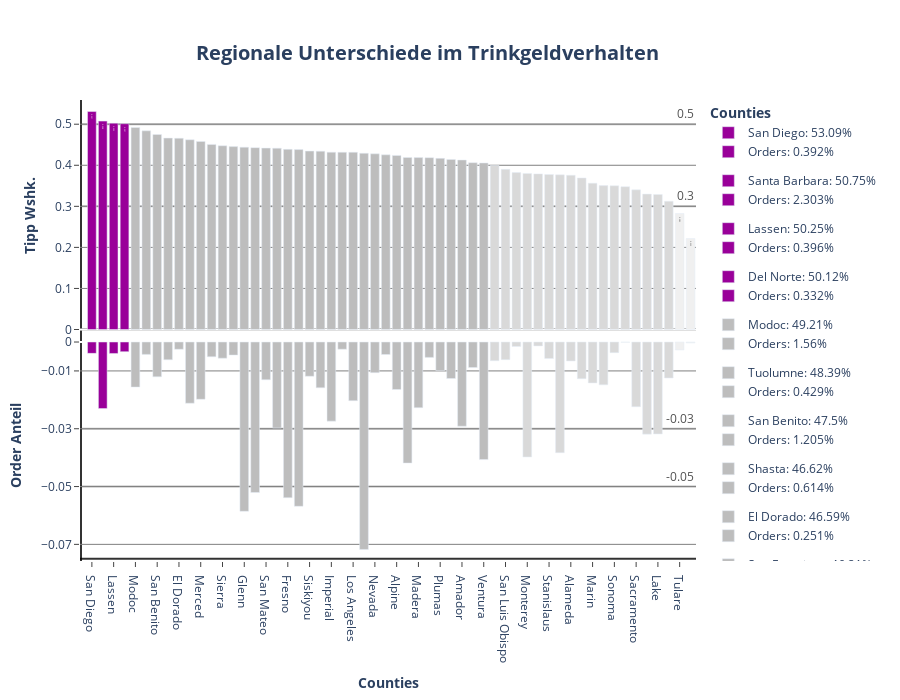

This figure's notebook cell:
### Code cell
fig1 = make_subplots(cols= 1, rows= 2, shared_xaxes= True, shared_yaxes= False, vertical_spacing= 0)

for county in df_county_tip2.county:

 if df_county_tip2[df_county_tip2.county == county].tip.values >= 0.5:
  color = px.colors.qualitative.G10[4]
  text= df_county_tip2.loc[df_county_tip2.county == county].tip.values.round(3)

  fig1.add_trace(
   go.Bar(
    x= df_county_tip2.loc[df_county_tip2.county == county].county,
    y= df_county_tip2.loc[df_county_tip2.county == county].tip,
    name= f"{county}: {(df_county_tip2.loc[df_county_tip2.county == county].tip.values[0] * 100).round(2)}%",
    showlegend= True,
    marker= dict(color= color),
    width= 0.8,
    text= text,
    base= 0,
    legendgroup= f"{county}" 
   ),
   col= 1,
   row= 1
  )

  fig1.add_trace(
   go.Bar(
    x= df_county_tip2.loc[df_county_tip2.county == county].county,
    y= df_county_tip2.loc[df_county_tip2.county == county].orders,
    name= f"Orders: {(df_county_tip2.loc[df_county_tip2.county == county].orders.values[0] * 100).round(3)}%",
    base = -df_county_tip2.loc[df_county_tip2.county == county].orders,
    showlegend= True,
    marker= dict(color= color),
    width= 0.8,
    legendgroup= f"{county}"
   ),
   col= 1,
   row= 2
  )

 elif 0.4 < df_county_tip2.loc[df_county_tip2.county == county].tip.values < 0.5:
  color= px.colors.sequential.Greys[3]

  fig1.add_trace(
   go.Bar(
    x= df_county_tip2.loc[df_county_tip2.county == county].county,
    y= df_county_tip2.loc[df_county_tip2.county == county].tip,
    name= f"{county}: {(df_county_tip2.loc[df_county_tip2.county == county].tip.values[0] * 100).round(2)}%",
    showlegend= True,
    marker= dict(color= color),
    width= 0.8,
    base= 0,
    legendgroup= f"{county}"
   ),
   col= 1,
   row= 1
  )

  fig1.add_trace(
   go.Bar(
    x= df_county_tip2.loc[df_county_tip2.county == county].county,
    y= df_county_tip2.loc[df_county_tip2.county == county].orders,
    name= f"Orders: {(df_county_tip2.loc[df_county_tip2.county == county].orders.values[0] * 100).round(3)}%",
    base = -df_county_tip2.loc[df_county_tip2.county == county].orders,
    showlegend= True,
    marker= dict(color= color),
    width= 0.8,
    legendgroup= f"{county}"
   ),
   col= 1,
   row= 2
  )

 elif 0.3 < df_county_tip2.loc[df_county_tip2.county == county].tip.values < 0.4:
  color= px.colors.sequential.Greys[2]

  fig1.add_trace(
   go.Bar(
    x= df_county_tip2.loc[df_county_tip2.county == county].county,
    y= df_county_tip2.loc[df_county_tip2.county == county].tip,
    name= f"{county}: {(df_county_tip2.loc[df_county_tip2.county == county].tip.values[0] * 100).round(2)}%",
    showlegend= True,
    marker= dict(color= color),
    width= 0.8,
    base= 0,
    legendgroup= f"{county}"
   ),
   col= 1,
   row= 1
  )

  fig1.add_trace(
   go.Bar(
    x= df_county_tip2.loc[df_county_tip2.county == county].county,
    y= df_county_tip2.loc[df_county_tip2.county == county].orders,
    name= f"Orders: {(df_county_tip2.loc[df_county_tip2.county == county].orders.values[0] * 100).round(3)}%",
    base = -df_county_tip2.loc[df_county_tip2.county == county].orders,
    showlegend= True,
    marker= dict(color= color),
    width= 0.8,
    legendgroup= f"{county}"
   ),
   col= 1,
   row= 2
  )

 elif 0.2 < df_county_tip2.loc[df_county_tip2.county == county].tip.values < 0.3:
  color= px.colors.sequential.Greys[1]
  text= df_county_tip2.loc[df_county_tip2.county == county].tip.values.round(3)

  fig1.add_trace(
   go.Bar(
    x= df_county_tip2.loc[df_county_tip2.county == county].county,
    y= df_county_tip2.loc[df_county_tip2.county == county].tip,
    name= f"{county}: {(df_county_tip2.loc[df_county_tip2.county == county].tip.values[0] * 100).round(2)}%",
    showlegend= True,
    marker= dict(color= color),
    width= 0.8,
    text= text,
    base= 0,
    legendgroup= f"{county}"
   ),
   col= 1,
   row= 1
  )

  fig1.add_trace(
   go.Bar(
    x= df_county_tip2.loc[df_county_tip2.county == county].county,
    y= df_county_tip2.loc[df_county_tip2.county == county].orders,
    name= f"Orders: {(df_county_tip2.loc[df_county_tip2.county == county].orders.values[0] * 100).round(3)}%",
    base = -df_county_tip2.loc[df_county_tip2.county == county].orders,
    showlegend= True,
    marker= dict(color= color),
    width= 0.8,
    legendgroup= f"{county}"
   ),
   col= 1,
   row= 2
  )

fig1.add_hline(
 y= 0.5,
 opacity= 0.3,
 line_dash= "solid",
 annotation_text= 0.5,
 annotation_position= "top right",
 line_color= px.colors.sequential.Greys[7],
 annotation_font_color= px.colors.sequential.Greys[7],
 annotation_font_size= 12,
 layer= "below",
 col= 1,
 row= 1
)

fig1.add_hline(
 y= 0.3,
 opacity= 0.3,
 line_dash= "solid",
 annotation_text= 0.3,
 annotation_position= "top right",
 line_color= px.colors.sequential.Greys[7],
 annotation_font_color= px.colors.sequential.Greys[7],
 annotation_font_size= 12,
 layer= "below",
 col= 1,
 row= 1
)

fig1.add_hline(
 y= -0.05,
 opacity= 0.3,
 line_dash= "solid",
 annotation_text= -0.05,
 annotation_position= "top right",
 line_color= px.colors.sequential.Greys[7],
 annotation_font_color= px.colors.sequential.Greys[7],
 annotation_font_size= 12,
 layer= "below",
 col= 1,
 row= 2
)

fig1.add_hline(
 y= -0.03,
 opacity= 0.3,
 line_dash= "solid",
 annotation_text= -0.03,
 annotation_position= "top right",
 line_color= px.colors.sequential.Greys[7],
 annotation_font_color= px.colors.sequential.Greys[7],
 annotation_font_size= 12,
 layer= "below",
 col= 1,
 row= 2
)

fig1.add_hline(
 y= 0,
 opacity= 1,
 line_dash= "solid",
 line_color= "black",
 layer= "below",
 col= 1,
 row= 1
)

fig1.add_hline(
 y= 0,
 opacity= 0.8,
 line_dash= "solid",
 line_color= "black",
 layer= "below",
 col= 1,
 row= 2
)

fig1.add_vline(
 x= -1,
 opacity= 0.8,
 line_dash= "solid",
 line_color= "black",
 layer= "below",
 col= 1,
 row= 2
)

fig1.add_vline(
 x= -1,
 opacity= 0.8,
 line_dash= "solid",
 line_color= "black",
 layer= "below",
 col= 1,
 row= 1
)

fig1.add_hline(
 y= -0.075,
 opacity= 0.8,
 line_dash= "solid",
 line_color= "black",
 layer= "below",
 col= 1,
 row= 2
)

fig1.update_annotations(opacity= 0.8)
fig1.update_layout(title= dict(text= "<b>Regionale Unterschiede im Trinkgeldverhalten</b>", font_size= 20, xanchor= "center", yanchor= "top", y=0.935, x=0.475), legend_title_text = "<b>Counties</b>", height= 700)
fig1.update_xaxes(title_text="<b>Counties</b>", ticks= "outside", col= 1, row= 2, showline= True)
fig1.update_xaxes(showline= False, col= 1, row= 1)
fig1.update_yaxes(title_text="<b>Tipp Wshk.</b>", ticks= "outside", showgrid= True, gridcolor= "grey", col= 1, row= 1, tickvals= [0, 0.1, 0.2, 0.3, 0.4, 0.5], showline= False)
fig1.update_yaxes(title_text="<b>Order Anteil</b>", ticks= "outside", showgrid= True, gridcolor= "grey", col= 1, row= 2, tickvals= [0, -0.01, -0.03, -0.05, -0.07])
fig1.update_layout(plot_bgcolor= "white", xaxis= dict(linecolor= "black"), yaxis= dict(linecolor= "black"))
fig1.show()

### Figure 1 — Plotly figure (JSON) as saved in the notebook; plotly's stock layout.template omitted (floating-point values rounded to 4 significant figures)
{"data": [{"base": 0, "legendgroup": "San Diego", "marker": {"color": "#990099"}, "name": "San Diego: 53.09%", "showlegend": true, "text": [0.531], "type": "bar", "width": 0.8, "x": ["San Diego"], "xaxis": "x", "y": [0.5309], "yaxis": "y"}, {"base": [-0.00392], "legendgroup": "San Diego", "marker": {"color": "#990099"}, "name": "Orders: 0.392%", "showlegend": true, "type": "bar", "width": 0.8, "x": ["San Diego"], "xaxis": "x2", "y": [0.00392], "yaxis": "y2"}, {"base": 0, "legendgroup": "Santa Barbara", "marker": {"color": "#990099"}, "name": "Santa Barbara: 50.75%", "showlegend": true, "text": [0.508], "type": "bar", "width": 0.8, "x": ["Santa Barbara"], "xaxis": "x", "y": [0.5075], "yaxis": "y"}, {"base": [-0.02303], "legendgroup": "Santa Barbara", "marker": {"color": "#990099"}, "name": "Orders: 2.303%", "showlegend": true, "type": "bar", "width": 0.8, "x": ["Santa Barbara"], "xaxis": "x2", "y": [0.02303], "yaxis": "y2"}, {"base": 0, "legendgroup": "Lassen", "marker": {"color": "#990099"}, "name": "Lassen: 50.25%", "showlegend": true, "text": [0.502], "type": "bar", "width": 0.8, "x": ["Lassen"], "xaxis": "x", "y": [0.5025], "yaxis": "y"}, {"base": [-0.003964], "legendgroup": "Lassen", "marker": {"color": "#990099"}, "name": "Orders: 0.396%", "showlegend": true, "type": "bar", "width": 0.8, "x": ["Lassen"], "xaxis": "x2", "y": [0.003964], "yaxis": "y2"}, {"base": 0, "legendgroup": "Del Norte", "marker": {"color": "#990099"}, "name": "Del Norte: 50.12%", "showlegend": true, "text": [0.501], "type": "bar", "width": 0.8, "x": ["Del Norte"], "xaxis": "x", "y": [0.5012], "yaxis": "y"}, {"base": [-0.003323], "legendgroup": "Del Norte", "marker": {"color": "#990099"}, "name": "Orders: 0.332%", "showlegend": true, "type": "bar", "width": 0.8, "x": ["Del Norte"], "xaxis": "x2", "y": [0.003323], "yaxis": "y2"}, {"base": 0, "legendgroup": "Modoc", "marker": {"color": "rgb(189,189,189)"}, "name": "Modoc: 49.21%", "showlegend": true, "type": "bar", "width": 0.8, "x": ["Modoc"], "xaxis": "x", "y": [0.4921], "yaxis": "y"}, {"base": [-0.0156], "legendgroup": "Modoc", "marker": {"color": "rgb(189,189,189)"}, "name": "Orders: 1.56%", "showlegend": true, "type": "bar", "width": 0.8, "x": ["Modoc"], "xaxis": "x2", "y": [0.0156], "yaxis": "y2"}, {"base": 0, "legendgroup": "Tuolumne", "marker": {"color": "rgb(189,189,189)"}, "name": "Tuolumne: 48.39%", "showlegend": true, "type": "bar", "width": 0.8, "x": ["Tuolumne"], "xaxis": "x", "y": [0.4839], "yaxis": "y"}, {"base": [-0.004287], "legendgroup": "Tuolumne", "marker": {"color": "rgb(189,189,189)"}, "name": "Orders: 0.429%", "showlegend": true, "type": "bar", "width": 0.8, "x": ["Tuolumne"], "xaxis": "x2", "y": [0.004287], "yaxis": "y2"}, {"base": 0, "legendgroup": "San Benito", "marker": {"color": "rgb(189,189,189)"}, "name": "San Benito: 47.5%", "showlegend": true, "type": "bar", "width": 0.8, "x": ["San Benito"], "xaxis": "x", "y": [0.475], "yaxis": "y"}, {"base": [-0.01205], "legendgroup": "San Benito", "marker": {"color": "rgb(189,189,189)"}, "name": "Orders: 1.205%", "showlegend": true, "type": "bar", "width": 0.8, "x": ["San Benito"], "xaxis": "x2", "y": [0.01205], "yaxis": "y2"}, {"base": 0, "legendgroup": "Shasta", "marker": {"color": "rgb(189,189,189)"}, "name": "Shasta: 46.62%", "showlegend": true, "type": "bar", "width": 0.8, "x": ["Shasta"], "xaxis": "x", "y": [0.4662], "yaxis": "y"}, {"base": [-0.006143], "legendgroup": "Shasta", "marker": {"color": "rgb(189,189,189)"}, "name": "Orders: 0.614%", "showlegend": true, "type": "bar", "width": 0.8, "x": ["Shasta"], "xaxis": "x2", "y": [0.006143], "yaxis": "y2"}, {"base": 0, "legendgroup": "El Dorado", "marker": {"color": "rgb(189,189,189)"}, "name": "El Dorado: 46.59%", "showlegend": true, "type": "bar", "width": 0.8, "x": ["El Dorado"], "xaxis": "x", "y": [0.4659], "yaxis": "y"}, {"base": [-0.002511], "legendgroup": "El Dorado", "marker": {"color": "rgb(189,189,189)"}, "name": "Orders: 0.251%", "showlegend": true, "type": "bar", "width": 0.8, "x": ["El Dorado"], "xaxis": "x2", "y": [0.002511], "yaxis": "y2"}, {"base": 0, "legendgroup": "San Francisco", "marker": {"color": "rgb(189,189,189)"}, "name": "San Francisco: 46.21%", "showlegend": true, "type": "bar", "width": 0.8, "x": ["San Francisco"], "xaxis": "x", "y": [0.4621], "yaxis": "y"}, {"base": [-0.02117], "legendgroup": "San Francisco", "marker": {"color": "rgb(189,189,189)"}, "name": "Orders: 2.117%", "showlegend": true, "type": "bar", "width": 0.8, "x": ["San Francisco"], "xaxis": "x2", "y": [0.02117], "yaxis": "y2"}, {"base": 0, "legendgroup": "Merced", "marker": {"color": "rgb(189,189,189)"}, "name": "Merced: 45.79%", "showlegend": true, "type": "bar", "width": 0.8, "x": ["Merced"], "xaxis": "x", "y": [0.4579], "yaxis": "y"}, {"base": [-0.01982], "legendgroup": "Merced", "marker": {"color": "rgb(189,189,189)"}, "name": "Orders: 1.982%", "showlegend": true, "type": "bar", "width": 0.8, "x": ["Merced"], "xaxis": "x2", "y": [0.01982], "yaxis": "y2"}, {"base": 0, "legendgroup": "Kings", "marker": {"color": "rgb(189,189,189)"}, "name": "Kings: 45.09%", "showlegend": true, "type": "bar", "width": 0.8, "x": ["Kings"], "xaxis": "x", "y": [0.4509], "yaxis": "y"}, {"base": [-0.005098], "legendgroup": "Kings", "marker": {"color": "rgb(189,189,189)"}, "name": "Orders: 0.51%", "showlegend": true, "type": "bar", "width": 0.8, "x": ["Kings"], "xaxis": "x2", "y": [0.005098], "yaxis": "y2"}, {"base": 0, "legendgroup": "Sierra", "marker": {"color": "rgb(189,189,189)"}, "name": "Sierra: 44.75%", "showlegend": true, "type": "bar", "width": 0.8, "x": ["Sierra"], "xaxis": "x", "y": [0.4475], "yaxis": "y"}, {"base": [-0.0056], "legendgroup": "Sierra", "marker": {"color": "rgb(189,189,189)"}, "name": "Orders: 0.56%", "showlegend": true, "type": "bar", "width": 0.8, "x": ["Sierra"], "xaxis": "x2", "y": [0.0056], "yaxis": "y2"}, {"base": 0, "legendgroup": "Mono", "marker": {"color": "rgb(189,189,189)"}, "name": "Mono: 44.55%", "showlegend": true, "type": "bar", "width": 0.8, "x": ["Mono"], "xaxis": "x", "y": [0.4455], "yaxis": "y"}, {"base": [-0.004531], "legendgroup": "Mono", "marker": {"color": "rgb(189,189,189)"}, "name": "Orders: 0.453%", "showlegend": true, "type": "bar", "width": 0.8, "x": ["Mono"], "xaxis": "x2", "y": [0.004531], "yaxis": "y2"}, {"base": 0, "legendgroup": "Glenn", "marker": {"color": "rgb(189,189,189)"}, "name": "Glenn: 44.4%", "showlegend": true, "type": "bar", "width": 0.8, "x": ["Glenn"], "xaxis": "x", "y": [0.444], "yaxis": "y"}, {"base": [-0.05856], "legendgroup": "Glenn", "marker": {"color": "rgb(189,189,189)"}, "name": "Orders: 5.856%", "showlegend": true, "type": "bar", "width": 0.8, "x": ["Glenn"], "xaxis": "x2", "y": [0.05856], "yaxis": "y2"}, {"base": 0, "legendgroup": "Kern", "marker": {"color": "rgb(189,189,189)"}, "name": "Kern: 44.29%", "showlegend": true, "type": "bar", "width": 0.8, "x": ["Kern"], "xaxis": "x", "y": [0.4429], "yaxis": "y"}, {"base": [-0.05207], "legendgroup": "Kern", "marker": {"color": "rgb(189,189,189)"}, "name": "Orders: 5.207%", "showlegend": true, "type": "bar", "width": 0.8, "x": ["Kern"], "xaxis": "x2", "y": [0.05207], "yaxis": "y2"}, {"base": 0, "legendgroup": "San Mateo", "marker": {"color": "rgb(189,189,189)"}, "name": "San Mateo: 44.18%", "showlegend": true, "type": "bar", "width": 0.8, "x": ["San Mateo"], "xaxis": "x", "y": [0.4418], "yaxis": "y"}, {"base": [-0.01306], "legendgroup": "San Mateo", "marker": {"color": "rgb(189,189,189)"}, "name": "Orders: 1.306%", "showlegend": true, "type": "bar", "width": 0.8, "x": ["San Mateo"], "xaxis": "x2", "y": [0.01306], "yaxis": "y2"}, {"base": 0, "legendgroup": "Yuba", "marker": {"color": "rgb(189,189,189)"}, "name": "Yuba: 44.16%", "showlegend": true, "type": "bar", "width": 0.8, "x": ["Yuba"], "xaxis": "x", "y": [0.4416], "yaxis": "y"}, {"base": [-0.02974], "legendgroup": "Yuba", "marker": {"color": "rgb(189,189,189)"}, "name": "Orders: 2.974%", "showlegend": true, "type": "bar", "width": 0.8, "x": ["Yuba"], "xaxis": "x2", "y": [0.02974], "yaxis": "y2"}, {"base": 0, "legendgroup": "Fresno", "marker": {"color": "rgb(189,189,189)"}, "name": "Fresno: 43.88%", "showlegend": true, "type": "bar", "width": 0.8, "x": ["Fresno"], "xaxis": "x", "y": [0.4388], "yaxis": "y"}, {"base": [-0.05385], "legendgroup": "Fresno", "marker": {"color": "rgb(189,189,189)"}, "name": "Orders: 5.385%", "showlegend": true, "type": "bar", "width": 0.8, "x": ["Fresno"], "xaxis": "x2", "y": [0.05385], "yaxis": "y2"}, {"base": 0, "legendgroup": "Orange", "marker": {"color": "rgb(189,189,189)"}, "name": "Orange: 43.82%", "showlegend": true, "type": "bar", "width": 0.8, "x": ["Orange"], "xaxis": "x", "y": [0.4382], "yaxis": "y"}, {"base": [-0.05684], "legendgroup": "Orange", "marker": {"color": "rgb(189,189,189)"}, "name": "Orders: 5.684%", "showlegend": true, "type": "bar", "width": 0.8, "x": ["Orange"], "xaxis": "x2", "y": [0.05684], "yaxis": "y2"}, {"base": 0, "legendgroup": "Siskiyou", "marker": {"color": "rgb(189,189,189)"}, "name": "Siskiyou: 43.45%", "showlegend": true, "type": "bar", "width": 0.8, "x": ["Siskiyou"], "xaxis": "x", "y": [0.4345], "yaxis": "y"}, {"base": [-0.01185], "legendgroup": "Siskiyou", "marker": {"color": "rgb(189,189,189)"}, "name": "Orders: 1.185%", "showlegend": true, "type": "bar", "width": 0.8, "x": ["Siskiyou"], "xaxis": "x2", "y": [0.01185], "yaxis": "y2"}, {"base": 0, "legendgroup": "Santa Clara", "marker": {"color": "rgb(189,189,189)"}, "name": "Santa Clara: 43.43%", "showlegend": true, "type": "bar", "width": 0.8, "x": ["Santa Clara"], "xaxis": "x", "y": [0.4343], "yaxis": "y"}, {"base": [-0.01584], "legendgroup": "Santa Clara", "marker": {"color": "rgb(189,189,189)"}, "name": "Orders: 1.584%", "showlegend": true, "type": "bar", "width": 0.8, "x": ["Santa Clara"], "xaxis": "x2", "y": [0.01584], "yaxis": "y2"}, {"base": 0, "legendgroup": "Imperial", "marker": {"color": "rgb(189,189,189)"}, "name": "Imperial: 43.19%", "showlegend": true, "type": "bar", "width": 0.8, "x": ["Imperial"], "xaxis": "x", "y": [0.4319], "yaxis": "y"}, {"base": [-0.02737], "legendgroup": "Imperial", "marker": {"color": "rgb(189,189,189)"}, "name": "Orders: 2.737%", "showlegend": true, "type": "bar", "width": 0.8, "x": ["Imperial"], "xaxis": "x2", "y": [0.02737], "yaxis": "y2"}, {"base": 0, "legendgroup": "Humboldt", "marker": {"color": "rgb(189,189,189)"}, "name": "Humboldt: 43.17%", "showlegend": true, "type": "bar", "width": 0.8, "x": ["Humboldt"], "xaxis": "x", "y": [0.4317], "yaxis": "y"}, {"base": [-0.002496], "legendgroup": "Humboldt", "marker": {"color": "rgb(189,189,189)"}, "name": "Orders: 0.25%", "showlegend": true, "type": "bar", "width": 0.8, "x": ["Humboldt"], "xaxis": "x2", "y": [0.002496], "yaxis": "y2"}, {"base": 0, "legendgroup": "Los Angeles", "marker": {"color": "rgb(189,189,189)"}, "name": "Los Angeles: 43.16%", "showlegend": true, "type": "bar", "width": 0.8, "x": ["Los Angeles"], "xaxis": "x", "y": [0.4316], "yaxis": "y"}, {"base": [-0.02028], "legendgroup": "Los Angeles", "marker": {"color": "rgb(189,189,189)"}, "name": "Orders: 2.028%", "showlegend": true, "type": "bar", "width": 0.8, "x": ["Los Angeles"], "xaxis": "x2", "y": [0.02028], "yaxis": "y2"}, {"base": 0, "legendgroup": "Calaveras", "marker": {"color": "rgb(189,189,189)"}, "name": "Calaveras: 42.92%", "showlegend": true, "type": "bar", "width": 0.8, "x": ["Calaveras"], "xaxis": "x", "y": [0.4292], "yaxis": "y"}, {"base": [-0.07177], "legendgroup": "Calaveras", "marker": {"color": "rgb(189,189,189)"}, "name": "Orders: 7.177%", "showlegend": true, "type": "bar", "width": 0.8, "x": ["Calaveras"], "xaxis": "x2", "y": [0.07177], "yaxis": "y2"}, {"base": 0, "legendgroup": "Nevada", "marker": {"color": "rgb(189,189,189)"}, "name": "Nevada: 42.78%", "showlegend": true, "type": "bar", "width": 0.8, "x": ["Nevada"], "xaxis": "x", "y": [0.4278], "yaxis": "y"}, {"base": [-0.01061], "legendgroup": "Nevada", "marker": {"color": "rgb(189,189,189)"}, "name": "Orders: 1.061%", "showlegend": true, "type": "bar", "width": 0.8, "x": ["Nevada"], "xaxis": "x2", "y": [0.01061], "yaxis": "y2"}, {"base": 0, "legendgroup": "Napa", "marker": {"color": "rgb(189,189,189)"}, "name": "Napa: 42.54%", "showlegend": true, "type": "bar", "width": 0.8, "x": ["Napa"], "xaxis": "x", "y": [0.4254], "yaxis": "y"}, {"base": [-0.00433], "legendgroup": "Napa", "marker": {"color": "rgb(189,189,189)"}, "name": "Orders: 0.433%", "showlegend": true, "type": "bar", "width": 0.8, "x": ["Napa"], "xaxis": "x2", "y": [0.00433], "yaxis": "y2"}, {"base": 0, "legendgroup": "Alpine", "marker": {"color": "rgb(189,189,189)"}, "name": "Alpine: 42.4%", "showlegend": true, "type": "bar", "width": 0.8, "x": ["Alpine"], "xaxis": "x", "y": [0.424], "yaxis": "y"}, {"base": [-0.01643], "legendgroup": "Alpine", "marker": {"color": "rgb(189,189,189)"}, "name": "Orders: 1.643%", "showlegend": true, "type": "bar", "width": 0.8, "x": ["Alpine"], "xaxis": "x2", "y": [0.01643], "yaxis": "y2"}, {"base": 0, "legendgroup": "Sutter", "marker": {"color": "rgb(189,189,189)"}, "name": "Sutter: 41.9%", "showlegend": true, "type": "bar", "width": 0.8, "x": ["Sutter"], "xaxis": "x", "y": [0.419], "yaxis": "y"}, {"base": [-0.04188], "legendgroup": "Sutter", "marker": {"color": "rgb(189,189,189)"}, "name": "Orders: 4.188%", "showlegend": true, "type": "bar", "width": 0.8, "x": ["Sutter"], "xaxis": "x2", "y": [0.04188], "yaxis": "y2"}, {"base": 0, "legendgroup": "Madera", "marker": {"color": "rgb(189,189,189)"}, "name": "Madera: 41.88%", "showlegend": true, "type": "bar", "width": 0.8, "x": ["Madera"], "xaxis": "x", "y": [0.4188], "yaxis": "y"}, {"base": [-0.02272], "legendgroup": "Madera", "marker": {"color": "rgb(189,189,189)"}, "name": "Orders: 2.272%", "showlegend": true, "type": "bar", "width": 0.8, "x": ["Madera"], "xaxis": "x2", "y": [0.02272], "yaxis": "y2"}, {"base": 0, "legendgroup": "Solano", "marker": {"color": "rgb(189,189,189)"}, "name": "Solano: 41.84%", "showlegend": true, "type": "bar", "width": 0.8, "x": ["Solano"], "xaxis": "x", "y": [0.4184], "yaxis": "y"}, {"base": [-0.005324], "legendgroup": "Solano", "marker": {"color": "rgb(189,189,189)"}, "name": "Orders: 0.532%", "showlegend": true, "type": "bar", "width": 0.8, "x": ["Solano"], "xaxis": "x2", "y": [0.005324], "yaxis": "y2"}, {"base": 0, "legendgroup": "Plumas", "marker": {"color": "rgb(189,189,189)"}, "name": "Plumas: 41.68%", "showlegend": true, "type": "bar", "width": 0.8, "x": ["Plumas"], "xaxis": "x", "y": [0.4168], "yaxis": "y"}, {"base": [-0.009911], "legendgroup": "Plumas", "marker": {"color": "rgb(189,189,189)"}, "name": "Orders: 0.991%", "showlegend": true, "type": "bar", "width": 0.8, "x": ["Plumas"], "xaxis": "x2", "y": [0.009911], "yaxis": "y2"}, {"base": 0, "legendgroup": "Contra Costa", "marker": {"color": "rgb(189,189,189)"}, "name": "Contra Costa: 41.41%", "showlegend": true, "type": "bar", "width": 0.8, "x": ["Contra Costa"], "xaxis": "x", "y": [0.4141], "yaxis": "y"}, {"base": [-0.01263], "legendgroup": "Contra Costa", "marker": {"color": "rgb(189,189,189)"}, "name": "Orders: 1.263%", "showlegend": true, "type": "bar", "width": 0.8, "x": ["Contra Costa"], "xaxis": "x2", "y": [0.01263], "yaxis": "y2"}, {"base": 0, "legendgroup": "Amador", "marker": {"color": "rgb(189,189,189)"}, "name": "Amador: 41.28%", "showlegend": true, "type": "bar", "width": 0.8, "x": ["Amador"], "xaxis": "x", "y": [0.4128], "yaxis": "y"}, {"base": [-0.02913], "legendgroup": "Amador", "marker": {"color": "rgb(189,189,189)"}, "name": "Orders: 2.913%", "showlegend": true, "type": "bar", "width": 0.8, "x": ["Amador"], "xaxis": "x2", "y": [0.02913], "yaxis": "y2"}, {"base": 0, "legendgroup": "Colusa", "marker": {"color": "rgb(189,189,189)"}, "name": "Colusa: 40.63%", "showlegend": true, "type": "bar", "width": 0.8, "x": ["Colusa"], "xaxis": "x", "y": [0.4063], "yaxis": "y"}, {"base": [-0.008828], "legendgroup": "Colusa", "marker": {"color": "rgb(189,189,189)"}, "name": "Orders: 0.883%", "showlegend": true, "type": "bar", "width": 0.8, "x": ["Colusa"], "xaxis": "x2", "y": [0.008828], "yaxis": "y2"}, {"base": 0, "legendgroup": "Ventura", "marker": {"color": "rgb(189,189,189)"}, "name": "Ventura: 40.56%", "showlegend": true, "type": "bar", "width": 0.8, "x": ["Ventura"], "xaxis": "x", "y": [0.4056], "yaxis": "y"}, {"base": [-0.04067], "legendgroup": "Ventura", "marker": {"color": "rgb(189,189,189)"}, "name": "Orders: 4.067%", "showlegend": true, "type": "bar", "width": 0.8, "x": ["Ventura"], "xaxis": "x2", "y": [0.04067], "yaxis": "y2"}, {"base": 0, "legendgroup": "Riverside", "marker": {"color": "rgb(217,217,217)"}, "name": "Riverside: 39.93%", "showlegend": true, "type": "bar", "width": 0.8, "x": ["Riverside"], "xaxis": "x", "y": [0.3993], "yaxis": "y"}, {"base": [-0.006465], "legendgroup": "Riverside", "marker": {"color": "rgb(217,217,217)"}, "name": "Orders: 0.647%", "showlegend": true, "type": "bar", "width": 0.8, "x": ["Riverside"], "xaxis": "x2", "y": [0.006465], "yaxis": "y2"}, {"base": 0, "legendgroup": "San Luis Obispo", "marker": {"color": "rgb(217,217,217)"}, "name": "San Luis Obispo: 39.01%", "showlegend": true, "type": "bar", "width": 0.8, "x": ["San Luis Obispo"], "xaxis": "x", "y": [0.3901], "yaxis": "y"}, {"base": [-0.006095], "legendgroup": "San Luis Obispo", "marker": {"color": "rgb(217,217,217)"}, "name": "Orders: 0.609%", "showlegend": true, "type": "bar", "width": 0.8, "x": ["San Luis Obispo"], "xaxis": "x2", "y": [0.006095], "yaxis": "y2"}, {"base": 0, "legendgroup": "San Joaquin", "marker": {"color": "rgb(217,217,217)"}, "name": "San Joaquin: 38.23%", "showlegend": true, "type": "bar", "width": 0.8, "x": ["San Joaquin"], "xaxis": "x", "y": [0.3823], "yaxis": "y"}, {"base": [-0.00156], "legendgroup": "San Joaquin", "marker": {"color": "rgb(217,217,217)"}, "name": "Orders: 0.156%", "showlegend": true, "type": "bar", "width": 0.8, "x": ["San Joaquin"], "xaxis": "x2", "y": [0.00156], "yaxis": "y2"}, {"base": 0, "legendgroup": "Monterey", "marker": {"color": "rgb(217,217,217)"}, "name": "Monterey: 38.01%", "showlegend": true, "type": "bar", "width": 0.8, "x": ["Monterey"], "xaxis": "x", "y": [0.3801], "yaxis": "y"}, {"base": [-0.03978], "legendgroup": "Monterey", "marker": {"color": "rgb(217,217,217)"}, "name": "Orders: 3.978%", "showlegend": true, "type": "bar", "width": 0.8, "x": ["Monterey"], "xaxis": "x2", "y": [0.03978], "yaxis": "y2"}, {"base": 0, "legendgroup": "Tehama", "marker": {"color": "rgb(217,217,217)"}, "name": "Tehama: 37.9%", "showlegend": true, "type": "bar", "width": 0.8, "x": ["Tehama"], "xaxis": "x", "y": [0.379], "yaxis": "y"}, {"base": [-0.001335], "legendgroup": "Tehama", "marker": {"color": "rgb(217,217,217)"}, "name": "Orders: 0.133%", "showlegend": true, "type": "bar", "width": 0.8, "x": ["Tehama"], "xaxis": "x2", "y": [0.001335], "yaxis": "y2"}, {"base": 0, "legendgroup": "Stanislaus", "marker": {"color": "rgb(217,217,217)"}, "name": "Stanislaus: 37.75%", "showlegend": true, "type": "bar", "width": 0.8, "x": ["Stanislaus"], "xaxis": "x", "y": [0.3775], "yaxis": "y"}, {"base": [-0.005696], "legendgroup": "Stanislaus", "marker": {"color": "rgb(217,217,217)"}, "name": "Orders: 0.57%", "showlegend": true, "type": "bar", "width": 0.8, "x": ["Stanislaus"], "xaxis": "x2", "y": [0.005696], "yaxis": "y2"}, {"base": 0, "legendgroup": "Mariposa", "marker": {"color": "rgb(217,217,217)"}, "name": "Mariposa: 37.66%", "showlegend": true, "type": "bar", "width": 0.8, "x": ["Mariposa"], "xaxis": "x", "y": [0.3766], "yaxis": "y"}, {"base": [-0.03828], "legendgroup": "Mariposa", "marker": {"color": "rgb(217,217,217)"}, "name": "Orders: 3.828%", "showlegend": true, "type": "bar", "width": 0.8, "x": ["Mariposa"], "xaxis": "x2", "y": [0.03828], "yaxis": "y2"}, {"base": 0, "legendgroup": "Alameda", "marker": {"color": "rgb(217,217,217)"}, "name": "Alameda: 37.58%", "showlegend": true, "type": "bar", "width": 0.8, "x": ["Alameda"], "xaxis": "x", "y": [0.3758], "yaxis": "y"}, {"base": [-0.006551], "legendgroup": "Alameda", "marker": {"color": "rgb(217,217,217)"}, "name": "Orders: 0.655%", "showlegend": true, "type": "bar", "width": 0.8, "x": ["Alameda"], "xaxis": "x2", "y": [0.006551], "yaxis": "y2"}, {"base": 0, "legendgroup": "Yolo", "marker": {"color": "rgb(217,217,217)"}, "name": "Yolo: 36.91%", "showlegend": true, "type": "bar", "width": 0.8, "x": ["Yolo"], "xaxis": "x", "y": [0.3691], "yaxis": "y"}, {"base": [-0.01269], "legendgroup": "Yolo", "marker": {"color": "rgb(217,217,217)"}, "name": "Orders: 1.269%", "showlegend": true, "type": "bar", "width": 0.8, "x": ["Yolo"], "xaxis": "x2", "y": [0.01269], "yaxis": "y2"}, {"base": 0, "legendgroup": "Marin", "marker": {"color": "rgb(217,217,217)"}, "name": "Marin: 35.63%", "showlegend": true, "type": "bar", "width": 0.8, "x": ["Marin"], "xaxis": "x", "y": [0.3563], "yaxis": "y"}, {"base": [-0.01414], "legendgroup": "Marin", "marker": {"color": "rgb(217,217,217)"}, "name": "Orders: 1.414%", "showlegend": true, "type": "bar", "width": 0.8, "x": ["Marin"], "xaxis": "x2", "y": [0.01414], "yaxis": "y2"}, {"base": 0, "legendgroup": "Mendocino", "marker": {"color": "rgb(217,217,217)"}, "name": "Mendocino: 35.05%", "showlegend": true, "type": "bar", "width": 0.8, "x": ["Mendocino"], "xaxis": "x", "y": [0.3505], "yaxis": "y"}, {"base": [-0.01481], "legendgroup": "Mendocino", "marker": {"color": "rgb(217,217,217)"}, "name": "Orders: 1.481%", "showlegend": true, "type": "bar", "width": 0.8, "x": ["Mendocino"], "xaxis": "x2", "y": [0.01481], "yaxis": "y2"}, {"base": 0, "legendgroup": "Sonoma", "marker": {"color": "rgb(217,217,217)"}, "name": "Sonoma: 34.99%", "showlegend": true, "type": "bar", "width": 0.8, "x": ["Sonoma"], "xaxis": "x", "y": [0.3499], "yaxis": "y"}, {"base": [-0.003673], "legendgroup": "Sonoma", "marker": {"color": "rgb(217,217,217)"}, "name": "Orders: 0.367%", "showlegend": true, "type": "bar", "width": 0.8, "x": ["Sonoma"], "xaxis": "x2", "y": [0.003673], "yaxis": "y2"}, {"base": 0, "legendgroup": "Placer", "marker": {"color": "rgb(217,217,217)"}, "name": "Placer: 34.78%", "showlegend": true, "type": "bar", "width": 0.8, "x": ["Placer"], "xaxis": "x", "y": [0.3478], "yaxis": "y"}, {"base": [-7.579e-05], "legendgroup": "Placer", "marker": {"color": "rgb(217,217,217)"}, "name": "Orders: 0.008%", "showlegend": true, "type": "bar", "width": 0.8, "x": ["Placer"], "xaxis": "x2", "y": [7.579e-05], "yaxis": "y2"}, {"base": 0, "legendgroup": "Sacramento", "marker": {"color": "rgb(217,217,217)"}, "name": "Sacramento: 34.01%", "showlegend": true, "type": "bar", "width": 0.8, "x": ["Sacramento"], "xaxis": "x", "y": [0.3401], "yaxis": "y"}, {"base": [-0.02239], "legendgroup": "Sacramento", "marker": {"color": "rgb(217,217,217)"}, "name": "Orders: 2.239%", "showlegend": true, "type": "bar", "width": 0.8, "x": ["Sacramento"], "xaxis": "x2", "y": [0.02239], "yaxis": "y2"}, {"base": 0, "legendgroup": "Santa Cruz", "marker": {"color": "rgb(217,217,217)"}, "name": "Santa Cruz: 32.97%", "showlegend": true, "type": "bar", "width": 0.8, "x": ["Santa Cruz"], "xaxis": "x", "y": [0.3297], "yaxis": "y"}, {"base": [-0.03187], "legendgroup": "Santa Cruz", "marker": {"color": "rgb(217,217,217)"}, "name": "Orders: 3.187%", "showlegend": true, "type": "bar", "width": 0.8, "x": ["Santa Cruz"], "xaxis": "x2", "y": [0.03187], "yaxis": "y2"}, {"base": 0, "legendgroup": "Lake", "marker": {"color": "rgb(217,217,217)"}, "name": "Lake: 32.89%", "showlegend": true, "type": "bar", "width": 0.8, "x": ["Lake"], "xaxis": "x", "y": [0.3289], "yaxis": "y"}, {"base": [-0.0318], "legendgroup": "Lake", "marker": {"color": "rgb(217,217,217)"}, "name": "Orders: 3.18%", "showlegend": true, "type": "bar", "width": 0.8, "x": ["Lake"], "xaxis": "x2", "y": [0.0318], "yaxis": "y2"}, {"base": 0, "legendgroup": "Inyo", "marker": {"color": "rgb(217,217,217)"}, "name": "Inyo: 31.24%", "showlegend": true, "type": "bar", "width": 0.8, "x": ["Inyo"], "xaxis": "x", "y": [0.3124], "yaxis": "y"}, {"base": [-0.01244], "legendgroup": "Inyo", "marker": {"color": "rgb(217,217,217)"}, "name": "Orders: 1.244%", "showlegend": true, "type": "bar", "width": 0.8, "x": ["Inyo"], "xaxis": "x2", "y": [0.01244], "yaxis": "y2"}, {"base": 0, "legendgroup": "Tulare", "marker": {"color": "rgb(240,240,240)"}, "name": "Tulare: 28.25%", "showlegend": true, "text": [0.282], "type": "bar", "width": 0.8, "x": ["Tulare"], "xaxis": "x", "y": [0.2825], "yaxis": "y"}, {"base": [-0.002742], "legendgroup": "Tulare", "marker": {"color": "rgb(240,240,240)"}, "name": "Orders: 0.274%", "showlegend": true, "type": "bar", "width": 0.8, "x": ["Tulare"], "xaxis": "x2", "y": [0.002742], "yaxis": "y2"}, {"base": 0, "legendgroup": "Trinity", "marker": {"color": "rgb(240,240,240)"}, "name": "Trinity: 22.16%", "showlegend": true, "text": [0.222], "type": "bar", "width": 0.8, "x": ["Trinity"], "xaxis": "x", "y": [0.2216], "yaxis": "y"}, {"base": [-0.0003048], "legendgroup": "Trinity", "marker": {"color": "rgb(240,240,240)"}, "name": "Orders: 0.03%", "showlegend": true, "type": "bar", "width": 0.8, "x": ["Trinity"], "xaxis": "x2", "y": [0.0003048], "yaxis": "y2"}], "layout": {"annotations": [{"font": {"color": "rgb(37,37,37)", "size": 12}, "opacity": 0.8, "showarrow": false, "text": "0.5", "x": 1, "xanchor": "right", "xref": "x domain", "y": 0.5, "yanchor": "bottom", "yref": "y"}, {"font": {"color": "rgb(37,37,37)", "size": 12}, "opacity": 0.8, "showarrow": false, "text": "0.3", "x": 1, "xanchor": "right", "xref": "x domain", "y": 0.3, "yanchor": "bottom", "yref": "y"}, {"font": {"color": "rgb(37,37,37)", "size": 12}, "opacity": 0.8, "showarrow": false, "text": "-0.05", "x": 1, "xanchor": "right", "xref": "x2 domain", "y": -0.05, "yanchor": "bottom", "yref": "y2"}, {"font": {"color": "rgb(37,37,37)", "size": 12}, "opacity": 0.8, "showarrow": false, "text": "-0.03", "x": 1, "xanchor": "right", "xref": "x2 domain", "y": -0.03, "yanchor": "bottom", "yref": "y2"}], "height": 700, "legend": {"title": {"text": "<b>Counties</b>"}}, "plot_bgcolor": "white", "shapes": [{"layer": "below", "line": {"color": "rgb(37,37,37)", "dash": "solid"}, "opacity": 0.3, "type": "line", "x0": 0, "x1": 1, "xref": "x domain", "y0": 0.5, "y1": 0.5, "yref": "y"}, {"layer": "below", "line": {"color": "rgb(37,37,37)", "dash": "solid"}, "opacity": 0.3, "type": "line", "x0": 0, "x1": 1, "xref": "x domain", "y0": 0.3, "y1": 0.3, "yref": "y"}, {"layer": "below", "line": {"color": "rgb(37,37,37)", "dash": "solid"}, "opacity": 0.3, "type": "line", "x0": 0, "x1": 1, "xref": "x2 domain", "y0": -0.05, "y1": -0.05, "yref": "y2"}, {"layer": "below", "line": {"color": "rgb(37,37,37)", "dash": "solid"}, "opacity": 0.3, "type": "line", "x0": 0, "x1": 1, "xref": "x2 domain", "y0": -0.03, "y1": -0.03, "yref": "y2"}, {"layer": "below", "line": {"color": "black", "dash": "solid"}, "opacity": 1, "type": "line", "x0": 0, "x1": 1, "xref": "x domain", "y0": 0, "y1": 0, "yref": "y"}, {"layer": "below", "line": {"color": "black", "dash": "solid"}, "opacity": 0.8, "type": "line", "x0": 0, "x1": 1, "xref": "x2 domain", "y0": 0, "y1": 0, "yref": "y2"}, {"layer": "below", "line": {"color": "black", "dash": "solid"}, "opacity": 0.8, "type": "line", "x0": -1, "x1": -1, "xref": "x2", "y0": 0, "y1": 1, "yref": "y2 domain"}, {"layer": "below", "line": {"color": "black", "dash": "solid"}, "opacity": 0.8, "type": "line", "x0": -1, "x1": -1, "xref": "x", "y0": 0, "y1": 1, "yref": "y domain"}, {"layer": "below", "line": {"color": "black", "dash": "solid"}, "opacity": 0.8, "type": "line", "x0": 0, "x1": 1, "xref": "x2 domain", "y0": -0.075, "y1": -0.075, "yref": "y2"}], "title": {"font": {"size": 20}, "text": "<b>Regionale Unterschiede im Trinkgeldverhalten</b>", "x": 0.475, "xanchor": "center", "y": 0.935, "yanchor": "top"}, "xaxis": {"anchor": "y", "domain": [0, 1], "linecolor": "black", "matches": "x2", "showline": false, "showticklabels": false}, "xaxis2": {"anchor": "y2", "domain": [0, 1], "showline": true, "ticks": "outside", "title": {"text": "<b>Counties</b>"}}, "yaxis": {"anchor": "x", "domain": [0.5, 1], "gridcolor": "grey", "linecolor": "black", "showgrid": true, "showline": false, "ticks": "outside", "tickvals": [0, 0.1, 0.2, 0.3, 0.4, 0.5], "title": {"text": "<b>Tipp Wshk.</b>"}}, "yaxis2": {"anchor": "x2", "domain": [0, 0.5], "gridcolor": "grey", "showgrid": true, "ticks": "outside", "tickvals": [0, -0.01, -0.03, -0.05, -0.07], "title": {"text": "<b>Order Anteil</b>"}}}}
